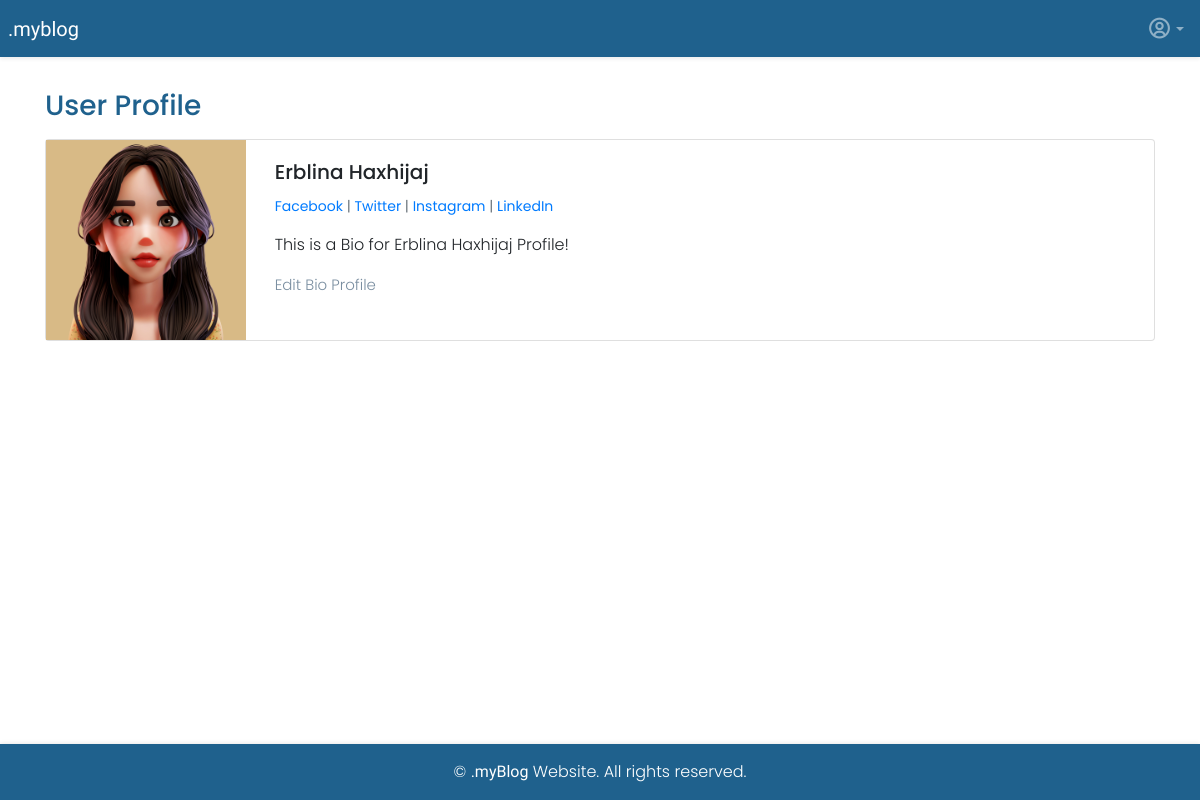
Screenshot of /members/2/profile/ with the database file from the repository.
### blog/models.py (models this page shows, shortened)
class Profile(models.Model):
    user = models.OneToOneField(User, null=True, on_delete=models.CASCADE)
    bio = models.TextField()
    profile_pic = models.ImageField(null=True, blank=True, upload_to='images/profile/')
    website_url = models.CharField(max_length=250, null=True, blank=True)
    facebook_url = models.CharField(max_length=250, null=True, blank=True)
    twitter_url = models.CharField(max_length=250, null=True, blank=True)
    instagram_url = models.CharField(max_length=250, null=True, blank=True)
    linkedin_url = models.CharField(max_length=250, null=True, blank=True)

### members/views.py (the view)
# urls.py: path('<int:pk>/profile/', ShowProfilePageView.as_view(), name='show_profile_page'),
class ShowProfilePageView(generic.DetailView):
    model = Profile
    template_name = 'registration/user_profile.html'
    def get_context_data(self, *args, **kwargs):
        context = super(ShowProfilePageView, self).get_context_data(*args, **kwargs)
        page_user = get_object_or_404(Profile, id=self.kwargs['pk'])
        context['page_user'] = page_user
        return context

### members/templates/registration/user_profile.html (shortened to what this page needs)
{% extends 'base.html' %}
{% load static %}
{% block content %}
<h3 class="mb-3" id="h4-tag">User Profile</h3>
<div class="card mb-3">
  <div class="row no-gutters">
    <div class="col-md-2">
        {% if page_user.profile_pic %}
            <img src="{{ page_user.profile_pic.url }}" width="200" height="200">
        {% else %}
            <img src="{% static 'blog/images/default_profile.jpg' %}" width="200" height="200">
        {% endif %}
    </div>
    <div class="col-md-10">
      <div class="card-body mx-4">
        <h5 class="card-title">
              {{ page_user.user.first_name }}
              {{ page_user.user.last_name }}
        </h5>
        <p class="small text-muted">
            {% if page_user.facebook_url %}
                <a href="{{ page_user.facebook_url }}">Facebook</a> |
            {% endif %}
            {% if page_user.twitter_url %}
                <a href="{{ page_user.twitter_url }}">Twitter</a> |
            {% endif %}
            {% if page_user.instagram_url %}
                <a href="{{ page_user.instagram_url }}">Instagram</a> |
            {% endif %}
            {% if page_user.linkedin_url %}
                <a href="{{ page_user.linkedin_url }}">LinkedIn</a>
            {% endif %}
        </p>
        <p class="card-text">
          {{ page_user.bio }}
        </p>
        <a href="{% url 'members:edit_profile_page' user.profile.id %}" id="article-detail-style">Edit Bio Profile</a>
      </div>
    </div>
  </div>
</div>
{% endblock %}

### blog/static/css/style.css (style rules this page uses)
html, body { margin: 0; padding: 0; height: 100%; font-family: 'Poppins', sans-serif; font-weight: 300; }
#h4-tag { font-family: 'Poppins', sans-serif; font-weight: 500; color: #1F618D; }
#article-detail-style { font-family: 'Poppins', sans-serif; font-weight: 300; font-size: 15px; color: #7B8FA1; }

### rows the page displays
Profile: profile_pic (picture), user.first_name "Erblina", user.last_name "Haxhijaj", bio "This is a Bio for Erblina Haxhijaj Profile!"
